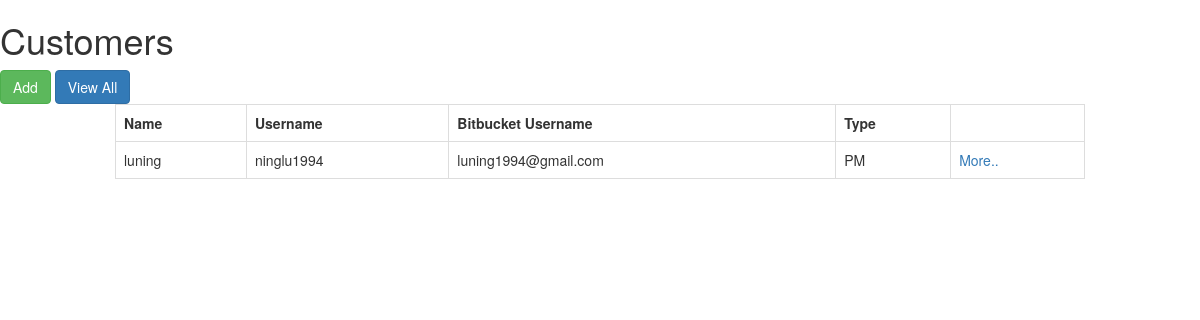
Screenshot of /index.php/internal_users with the database file from the repository.
### tables this page shows
CREATE TABLE IF NOT EXISTS `internal_user` (
  `u_id` int(11) NOT NULL AUTO_INCREMENT,
  `name` varchar(100) NOT NULL,
  `username` varchar(50) NOT NULL,
  `password_hash` varchar(200) DEFAULT NULL,
  `bb_username` varchar(200) DEFAULT NULL,
  `type` tinyint(4) NOT NULL,
  `is_active` tinyint(4) NOT NULL DEFAULT '1',
  `last_updated` timestamp NULL DEFAULT NULL,
  PRIMARY KEY (`u_id`)
);

### application/controllers/Internal_users.php (called while the page is built, shortened)
<?php
class Internal_users extends CI_Controller
{
    public function __construct() {
        $this->load->library('session');
        $this->load->helper('url');
        $this->load->model("Internal_user_model");
    }
    public function index() {
        $this->list_all();
    }
    public function list_all($include_hidden=false){
        if($include_hidden=="include_hidden"){
            $users = $this->Internal_user_model->retrieveAll(false);
            $data["show_all"] = false;
        }else {
            $users = $this->Internal_user_model->retrieveAll();
            $data["show_all"] = true;
        }
        $data["users"] = $users;
        $this->load->view('internal_user/all',$data);
    }
}

### index.php (called while the page is built, shortened)
<?php
require_once BASEPATH.'core/CodeIgniter.php';

### application/models/Internal_user_model.php (called while the page is built, shortened)
<?php
class Internal_user_model extends CI_Model
{
    public function retrieveAll($only_active=true,$limit=0,$offset=0){
        $where = [];
        $query = $this->db->get_where("internal_user",$where,$limit,$offset);
        return $query->result_array();
    }
}

### application/views/internal_user/all.php (the view, shortened to what this page needs)
<!DOCTYPE html>
<html lang="en">
<head>
</head>
<body>
<div class="container-fluid">
    <div class="row">
        <h1>Customers</h1>
        <a href="<?=base_url().'Internal_users/add'?>" class="btn btn-success">Add</a>
        <?php if($show_all):?>
            <a href="<?=base_url().'Internal_users/list_all/include_hidden'?>" class="btn btn-primary">View All</a>
        <?php else:?>
            <a href="<?=base_url().'Internal_users/list_all'?>" class="btn btn-primary">View Active</a>
        <?php endif?>
        <div class="col-xs-10 col-xs-offset-1">
            <table class="table table-bordered">
                <tr><th>Name</th><th>Username</th><th>Bitbucket Username</th><th>Type</th><th></th></tr>
                <?php if($users==false):?>
                    <tr><td colspan="5">Weird thing happens.</td></tr>
                <?php else:?>
                    <?php foreach($users as $u):?>
                        <?php if($u['type']==1):?>
                            <tr><td><?=$u['name']?></td>
                                <td><?=$u['username']?></td>
                                <td><?=$u['bb_username']?></td>
                                <td><?=$u['type']==1?"PM":"Dev"?></td>
                                <td><a href="<?=base_url().'Internal_users/user/'.$u["u_id"]?>">More..</a></td>
                            </tr>
                        <?php endif?>
                    <?php endforeach?>
                <?php endif?>
            </table>
        </div>
    </div>
</div>
</body>
</html>

### rows the page displays
internal_user: name "luning", username "ninglu1994", bb_username "luning1994@gmail.com", type "PM"
